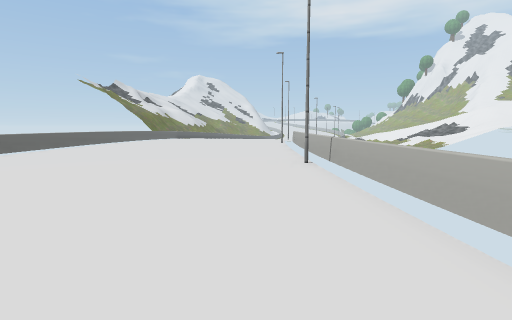
view 1 (above)

21 first-person views from a walk through a Unity game level. The camera is 1.5 m above the floor, tilts 6° down and sees 80° across. The floor is counted in squares, 2 m on a side. Each view is taken from the middle of a square. On the plan, view 1 faces up. The plan holds only what a view shows up to about 10 squares ahead; the rest is blank. The place goes on beyond the plan. Some trees and plants on the terrain are drawn as simple stand-ins. Some surface patterns are stand-ins.

view 2
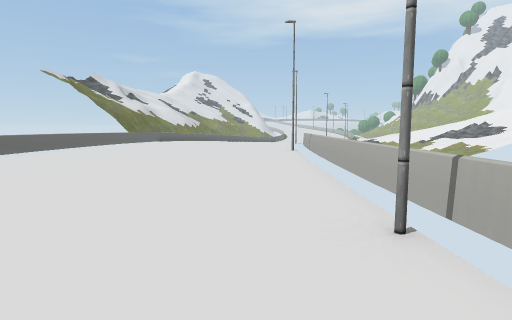

view 3
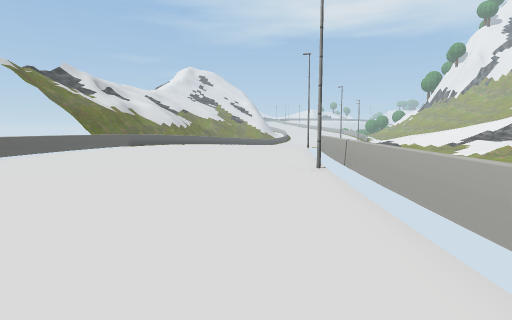

view 4
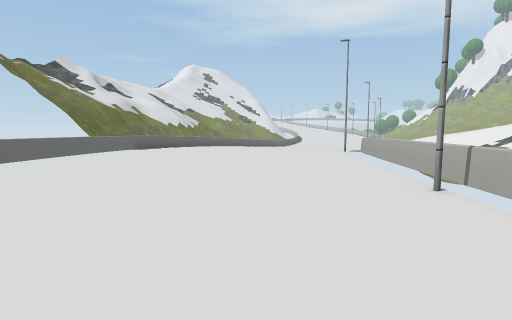

view 5
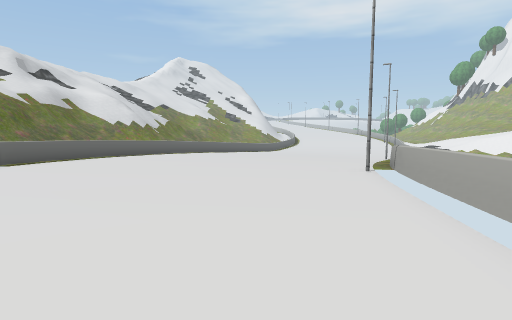

view 6
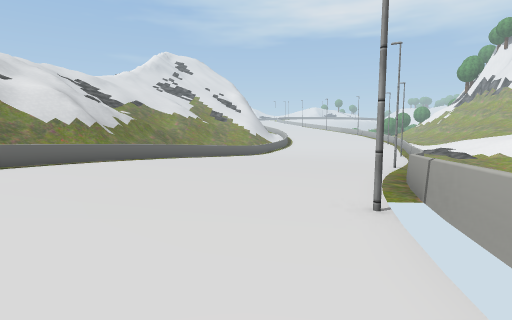

view 7
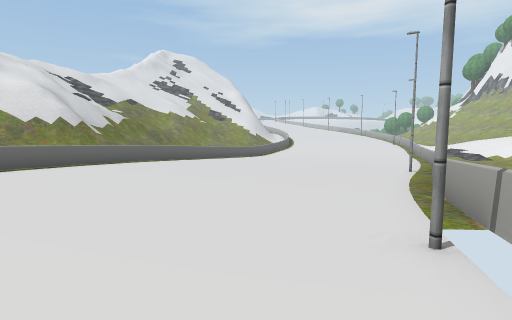

view 8
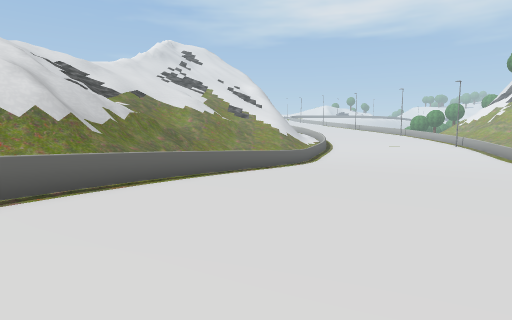

view 9
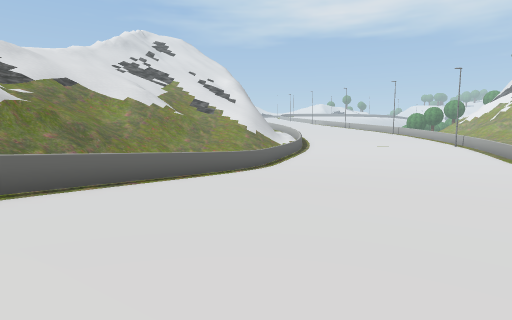

view 10
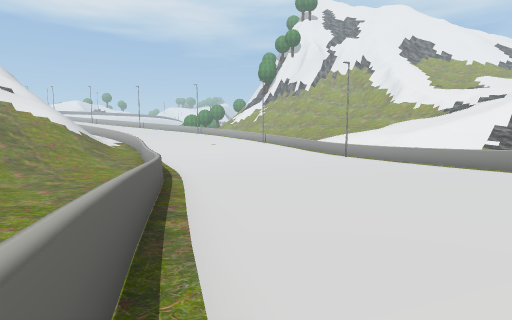

view 11
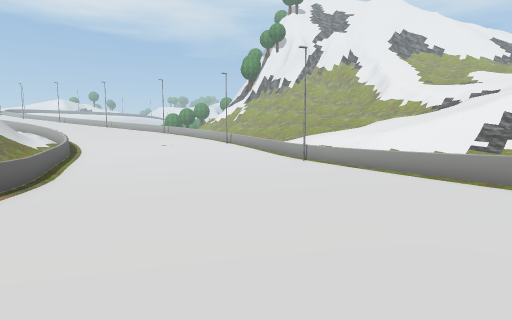

view 12
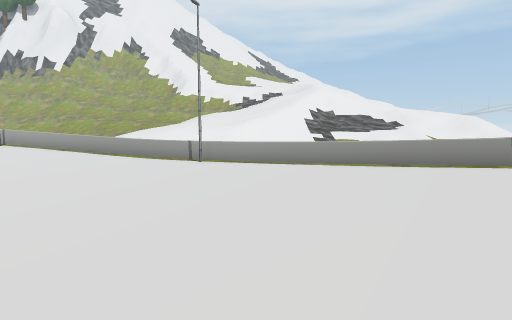

view 13
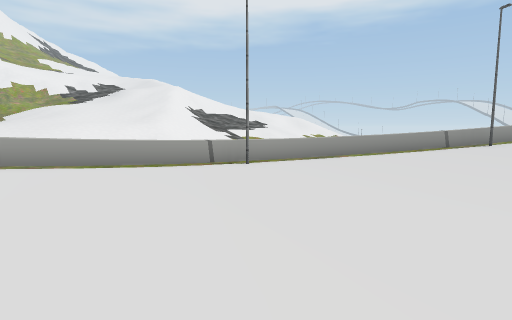

view 14
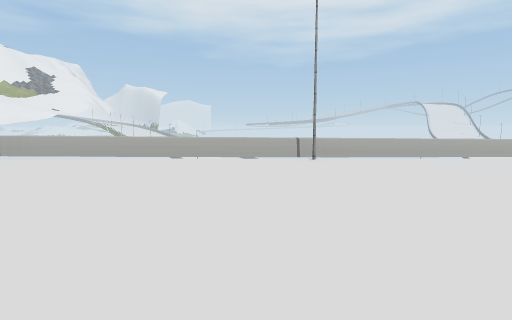

view 15
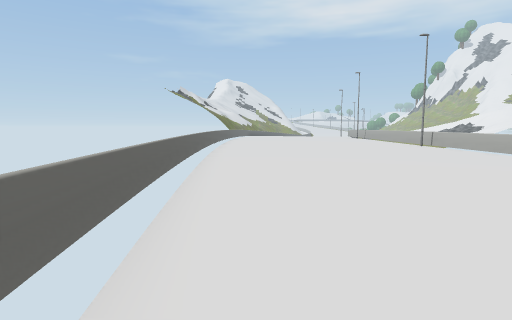

view 16
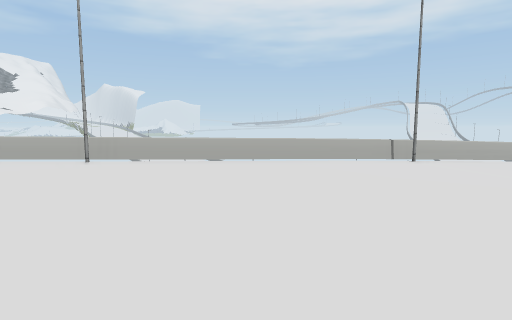

view 17
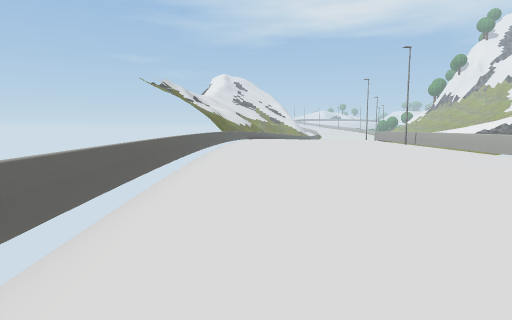

view 18
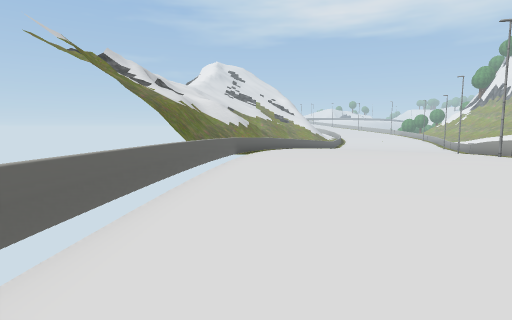

view 19
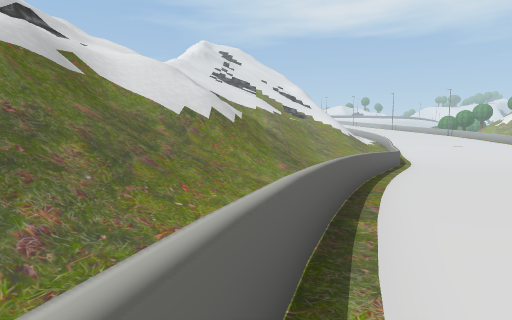

view 20
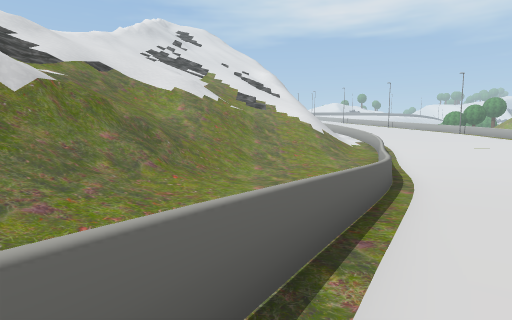

view 21
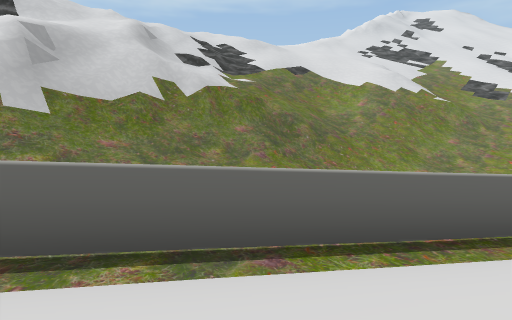

### Floor plan
Key: @ floor where view 1 was taken; # wall or solid block; . main floor; : floor 0.25 m higher than the main floor; - floor 0.25 m lower than the main floor; + floor 0.5 m higher than the main floor; _ floor 0.5 m lower than the main floor; * floor 0.75 m higher than the main floor; < floor 0.75 m lower than the main floor; % floor 1 m higher than the main floor; ( floor 1 m lower than the main floor; ! floor 1.25 m lower than the main floor; ? floor 1.5 m lower than the main floor; = window, fence, low wall or low ledge.
Columns run from 7 left of view 1 to 16 right of it. Each row starts with its distance up from view 1.
 39     #    =????!!!!=
 38     :_(!?=???????!=  -.:
 37    #-(!?=?????????= _.++
 36    #_!??=????????=  _.+
 35    #<!!=?????????=  _:
 34    :<!!=!???????==
 33   #-<(=!!!!?????=
 32   #-<(=((!!!!???=
 31   #.<=((((!!!!!=
 30  ##-=<<<((((!!!=
 29  #+_=_<<<(((((=
 28  *.=____<<<(#(=
 27 #+-=______<<<=
 26 #+---_______=
 25 #:=----_____
 24 #.=------__=
 23 %=....-----=
 22 #=.......-=
 21 #=........#
 20  =........=
 19  =.......=#
 18  =.......=
 17 #=:::::..=
 16 =::::::::=
 15 =::::::::=
 14 =::::::::#
 13 =::::::::=
 12 =::::::::=
 11 =::::::::=
 10 =::::::::=
  9 =::::::::=
  8 =::::::::=
  7 =........=
  6 =.......##
  5 =........=
  4 =........=
  3 =........=
  2 =........=
  1 =........=
  0 =......@.=
 -1 #=.......#
 -2 ==.......=
 -3 #=.......=
 -4  =.......=
 -5   .......=#
 -6    .......=
 -7     .-----=

Where each view was taken, in squares from view 1:
view 1: 0 up, 0 right, facing up
view 2: 4 up, 0 right, facing up
view 3: 8 up, 0 right, facing up
view 4: 10 up, 1 left, facing up
view 5: 15 up, 0 right, facing up
view 6: 18 up, 1 right, facing up
view 7: 19 up, 1 right, facing up
view 8: 23 up, 1 left, facing up
view 9: 26 up, 1 right, facing up
view 10: 28 up, 3 left, facing up-right
view 11: 28 up, 0 right, facing up-right
view 12: 33 up, 1 right, facing right
view 13: 39 up, 4 right, facing down-right
view 14: 0 up, 6 left, facing right
view 15: 5 down, 5 left, facing up
view 16: 5 down, 5 left, facing right
view 17: 1 up, 5 left, facing up
view 18: 12 up, 5 left, facing up
view 19: 23 up, 5 left, facing up
view 20: 29 up, 2 left, facing up
view 21: 30 up, 0 right, facing up-left
